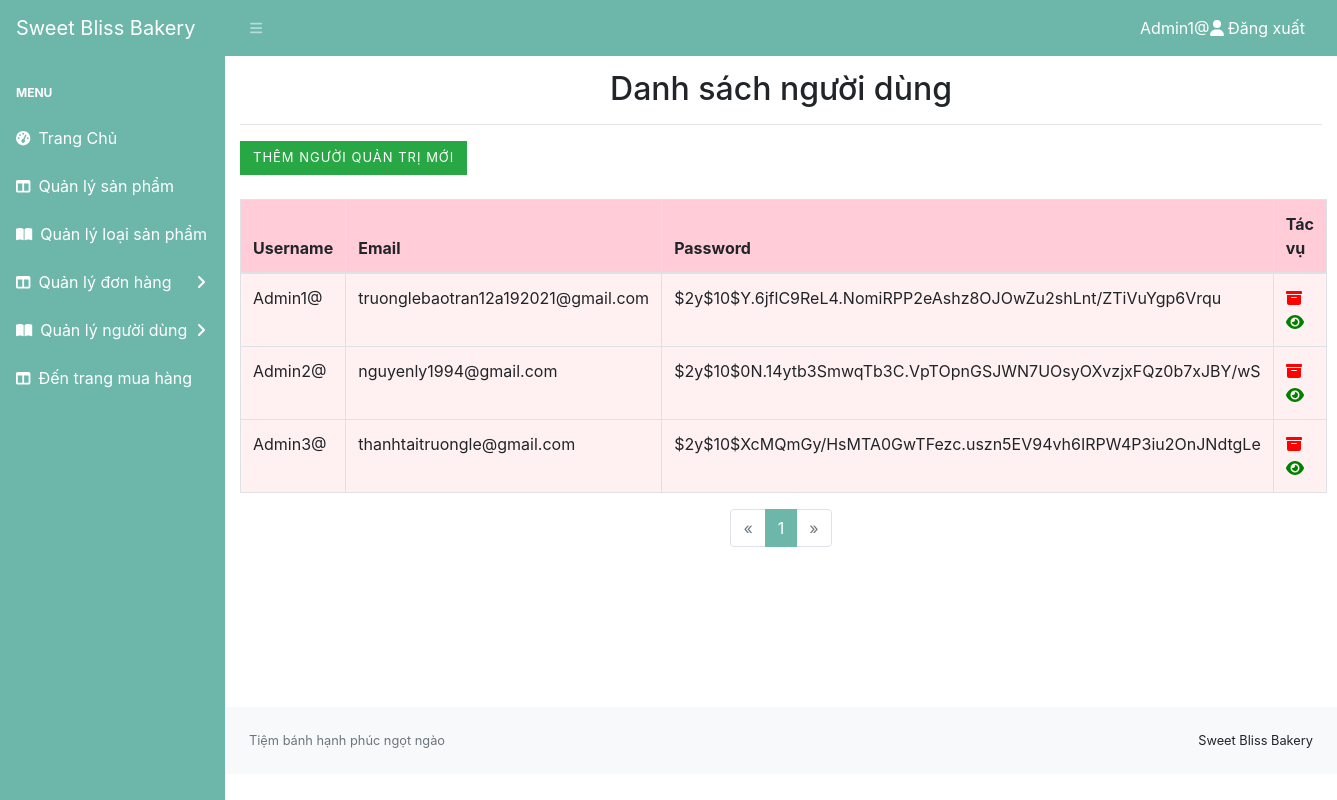
The page /admin/admins.php (signed in) on the database its author committed.
### tables this page shows
CREATE TABLE `user` (
  `username` varchar(250) NOT NULL,
  `email` varchar(250) NOT NULL,
  `password` varchar(250) NOT NULL,
  `role` varchar(250) NOT NULL,
  `date` datetime DEFAULT NULL,
  `token` varchar(50) DEFAULT NULL
);

### class/User.php (called while the page is built, shortened)
<?php
class User
{
    public static function getAllUser($pdo, $role)
    {
       $sql= "SELECT * FROM user WHERE role=:role";
       $stmt= $pdo->prepare($sql);
       $stmt->bindParam(":role", $role);
        if($stmt->execute())
        {
            $stmt->setFetchMode(PDO::FETCH_CLASS, "user");
            return $stmt->fetchAll();
        }
    }
    public static function pagination($data, $limit, $offset) {
        $paginatedData = array_slice($data, $offset, $limit);
        return $paginatedData;
    }
}

### admin/admins.php (the view, shortened to what this page needs)
<?php
    require '../class/User.php';
    $conn= new Database();
    $pdo = $conn->getConnect();
    $role="Admin";
    $data= User::getAllUser($pdo, $role);
$page = isset($_GET['page']) ? (int)$_GET['page'] : 1;
$ppp = 4;
$limit= $ppp;
$offset = ($page - 1) * $ppp;
$totalCategorys = count($data);
$totalPages = ceil($totalCategorys / $ppp);
$data= User::pagination($data, $limit, $offset);
?>
<?php require_once "inc/header.php"?>
<main>
    <div class= "container-fluid">
        <br>
        <h2 class="text-center pt-3">Danh sách người dùng</h2>
        <hr>
        <a class="btn btn-success" aria-current="page" href="new-user.php">Thêm người quản trị mới</a><br><br>
        <table class="table table-bordered" style="background-color: #FFCCD8;">
            <thead style="background-color: #FFCCD8;">
                <tr>
                    <th>Username</th>
                    <th>Email</th>
                    <th>Password</th>
                    <th>Tác vụ</th>
                </tr>
            </thead>
            <tbody style="background-color: #FFF1F1">
                    <?php foreach($data as $user): ?>
                    <tr>
                        <td><?= $user->username ?></td>
                        <td><?= $user->email ?></td>
                        <td><?= $user->password  ?></td>
                        <td>
                            <a href="delete-user.php?username=<?= $user->username?>" ><i class="fa-solid fa-box-archive" style="color: red"></i></a>
                            <a href="detail-user.php?username=<?= $user->username?>" ><i class="fa-solid fa-eye" style="color: green"></i></a>
                        </td>
                    </tr>
                <?php endforeach; ?>
            </tbody>
        </table>
    </div>
    <div class="container">
        <div class="row">
            <div class="col d-flex justify-content-center">
                <nav aria-label="Page navigation example">
                    <ul class="pagination">
                        <li class="page-item <?= ($page <= 1) ? 'disabled' : '' ?>">
                            <a class="page-link" href="category.php?page=<?= max($page - 1, 1) ?>" aria-label="Previous">
                                <span aria-hidden="true">&laquo;</span>
                            </a>
                        </li>
                        <?php
                        $startPage = max(1, min($page - 1, $totalPages - 2));
                        for($i = $startPage; $i <= min($totalPages, $startPage + 2); $i++) { ?>
                            <li class="page-item <?= ($i == $page) ? 'active' : '' ?>">
                                <a class="page-link" href="category.php?page=<?= $i ?>"><?= $i ?></a>
                            </li>
                        <?php } ?>
                        <li class="page-item <?= ($page >= $totalPages) ? 'disabled' : '' ?>">
                            <a class="page-link" href="category.php?page=<?= min($page + 1, $totalPages) ?>" aria-label="Next">
                                <span aria-hidden="true">&raquo;</span>
                            </a>
                        </li>
                    </ul>
                </nav>
            </div>
        </div>
    </div>
</main>
<?php require_once "inc/footer.php"?>

### rows shown on the page
user: username "Admin1@", email "truonglebaotran12a192021@gmail.com", password "$2y$10$Y.6jflC9ReL4.NomiRPP2eAshz8OJOwZu2shLnt/ZTiVuYgp6Vrqu"
user: username "Admin2@", email "nguyenly1994@gmail.com", password "$2y$10$0N.14ytb3SmwqTb3C.VpTOpnGSJWN7UOsyOXvzjxFQz0b7xJBY/wS"
user: username "Admin3@", email "thanhtaitruongle@gmail.com", password "$2y$10$XcMQmGy/HsMTA0GwTFezc.uszn5EV94vh6IRPW4P3iu2OnJNdtgLe"

### other values the page prints
$username "Admin1@"
